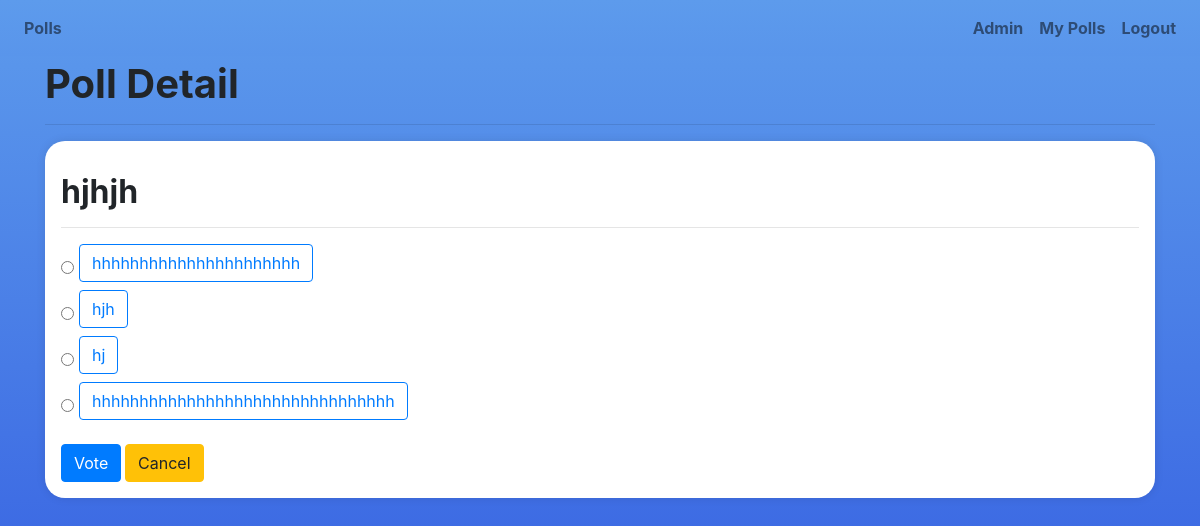
/polls/30/detail/ (signed in), run on the app's committed database.
### polls/models.py (models this page shows, shortened)
class Poll(models.Model):
    owner = models.ForeignKey(User, on_delete=models.CASCADE)
    poll_id = models.TextField(unique=True, blank=True)
    text = models.TextField()
    pub_date = models.DateTimeField(default=timezone.now)
    active = models.BooleanField(default=True)
    def user_can_vote(self, user):
        user_votes = user.vote_set.all()
        qs = user_votes.filter(poll=self)
        return not qs.exists()

class Choice(models.Model):
    poll = models.ForeignKey(Poll, on_delete=models.CASCADE)
    choice_text = models.CharField(max_length=200)

### polls/views.py (the view)
# urls.py: path('<int:poll_id>/detail/', views.poll_detail , name='detail'),
def poll_detail(request, poll_id):
    poll = get_object_or_404(Poll, id=poll_id)
    if not poll.user_can_vote(request.user):
        return render(request, 'polls/poll_result.html', {'poll': poll})
    if not poll.active:
        return render(request, 'polls/poll_result.html', {'poll': poll})
    loop_count = poll.choice_set.count()
    context = {
        'poll': poll,
        'loop_time': range(0, loop_count),
    }
    return render(request, 'polls/poll_detail.html', context)

### polls/templates/polls/poll_detail.html (shortened to what this page needs)
{% extends 'base.html' %}
{% load static %}
{% block custom_css %}
<link rel="stylesheet" href="{% static 'css/poll.css' %}">
{% endblock custom_css %}
{% block content %}
<div class="container">
    <h1>Poll Detail</h1>
    <hr>
        <ul class="list-unstyled">
            <form action="{% url 'polls:vote' poll.id %}" method="POST" class="p-3 bg-white" style="border-radius: 20px; box-shadow: 0 0 10px rgba(0,0,0,0.1); min-width: 40vw; width: auto;"><h2 class="mt-3 mb-3" style="font-weight: bold;">{{ poll.text }}</h2>
                <hr>
            {% for choice in poll.choice_set.all %}
            <li class="d-flex align-items-center">
                <input type="radio" class="btn-check" name="choice" id="choice{{ forloop.counter }}" autocomplete="off" value="{{ choice.id }}" style="margin-right: 5px;">
                <label class="btn btn-outline-primary" for="choice{{ forloop.counter }}">{{ choice.choice_text }}</label>
            </li>
            {% endfor %}
            <input type="submit" value="Vote" class="btn btn-primary mt-3">
        <a class="btn btn-warning mt-3" href="{% url 'polls:list'%}" role="button">Cancel</a>
    </form>
        </ul>
</div>
{% endblock content %}

### static/css/poll.css (style rules this page uses)
html, body { height:102%; font-weight: bold; padding-top: 30px; }
body { background: linear-gradient(to bottom, #5d9bec, #2d53df); }
h1 { font-weight: bold; }
a { font-weight: bold; }

### static/css/nav.css (style rules this page uses)
a { font-weight: bold; }

### data on the page
Poll: text "hjhjh"
Choice: choice_text "hhhhhhhhhhhhhhhhhhhhhh"
Choice: choice_text "hjh"
Choice: choice_text "hj"
Choice: choice_text "hhhhhhhhhhhhhhhhhhhhhhhhhhhhhhhh"
